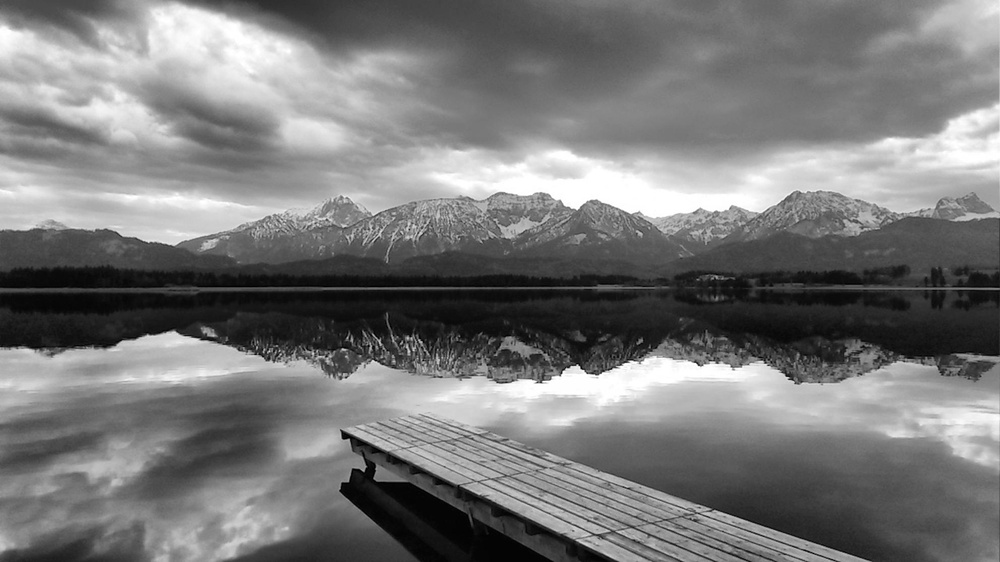
#> input picture Lab_2/image1.jpg, 1000 x 562 px, shrunk from 1984 x 1116 before the run
$ jupyter execute Q4.ipynb
#> lines starting #> are read from the running program, lines starting #| are printed output that depends on the picture
[cell 1]
import cv2
import numpy as np
import matplotlib.pyplot as plt

[cell 2]
# 1. Load the image and convert to grayscale
img_path = r"../image1.jpg"
orig = cv2.imread(img_path, cv2.IMREAD_COLOR)
#> orig is the input picture: shape (562, 1000, 3); min 0, max 255, mean 120.7
if orig is None:
    raise FileNotFoundError(f"Could not load {img_path}")
gray = cv2.cvtColor(orig, cv2.COLOR_BGR2GRAY)

[cell 3]
# 2. Add salt & pepper noise
def salt_pepper_noise(image, amount=0.05):
    """
    Adds salt & pepper noise to a grayscale image.
    amount: fraction of pixels to be noised.
    """
#> called with amount = 0.05
    out = image.copy()
    num_pixels = int(amount * image.size)
#> num_pixels = 28100
    # Salt (255)
    coords = [np.random.randint(0, i, num_pixels) for i in image.shape]
    out[coords[0], coords[1]] = 255
    # Pepper (0)
    coords = [np.random.randint(0, i, num_pixels) for i in image.shape]
    out[coords[0], coords[1]] = 0
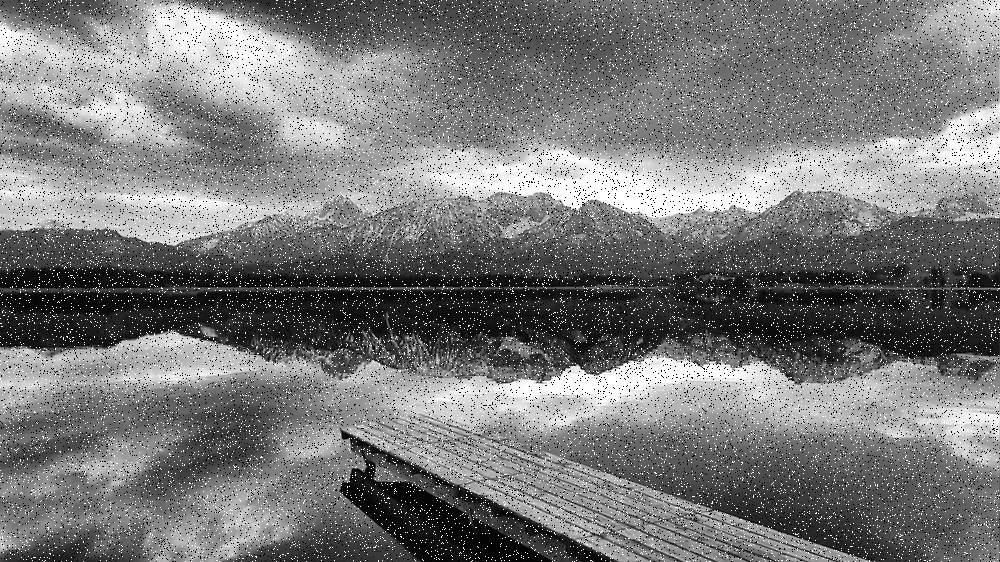
#> out: shape (562, 1000); min 0, max 255, mean 121
    return out

noisy = salt_pepper_noise(gray, amount=0.05)

[cell 4]
# 3. Apply non‐linear filters
# 3×3, 5×5, 7×7 median filters
med3 = cv2.medianBlur(noisy, 3)
med5 = cv2.medianBlur(noisy, 5)
med7 = cv2.medianBlur(noisy, 7)

# Morphological filters with a 5×5 structuring element
kernel = cv2.getStructuringElement(cv2.MORPH_RECT, (5,5))
eroded  = cv2.erode(noisy, kernel)
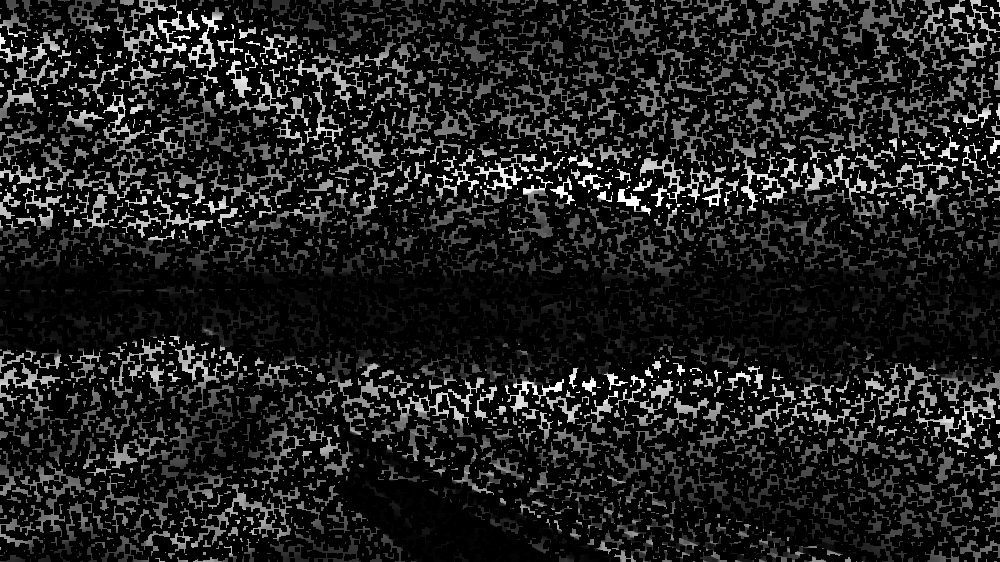
#> eroded: shape (562, 1000); min 0, max 255, mean 30.8
dilated = cv2.dilate(noisy, kernel)
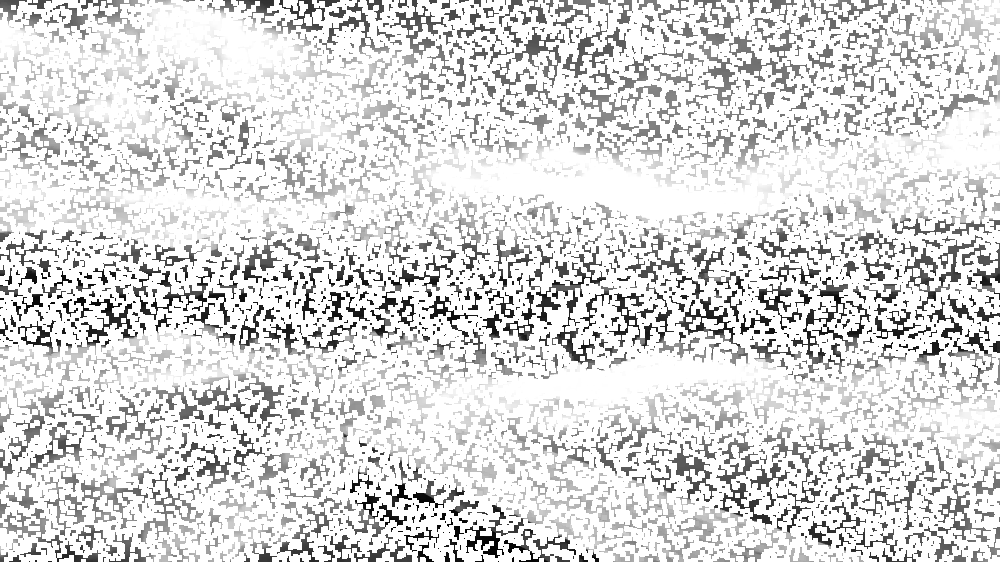
#> dilated: shape (562, 1000); min 4, max 255, mean 217.9
opening = cv2.morphologyEx(noisy, cv2.MORPH_OPEN,  kernel)
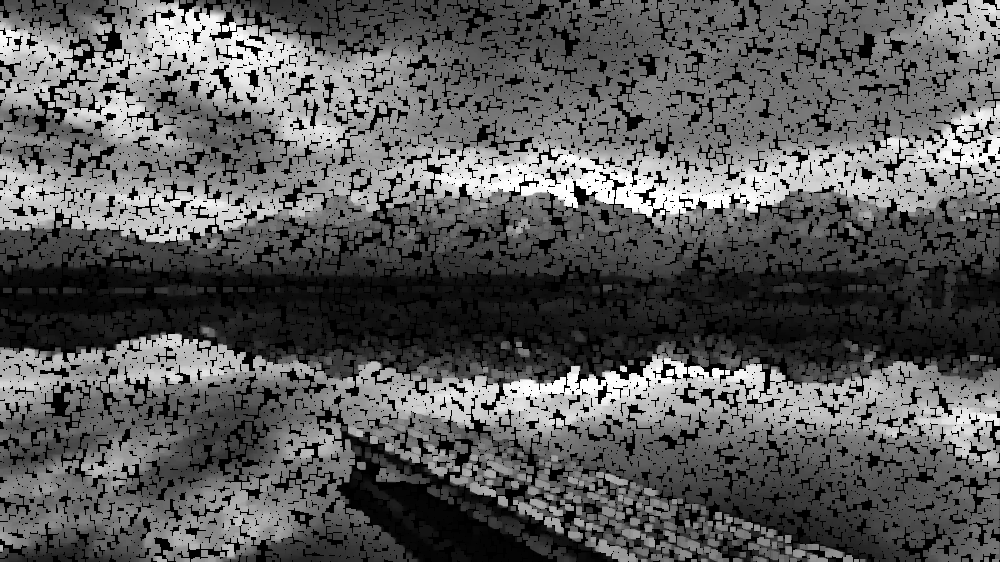
#> opening: shape (562, 1000); min 0, max 255, mean 91.6
closing = cv2.morphologyEx(noisy, cv2.MORPH_CLOSE, kernel)
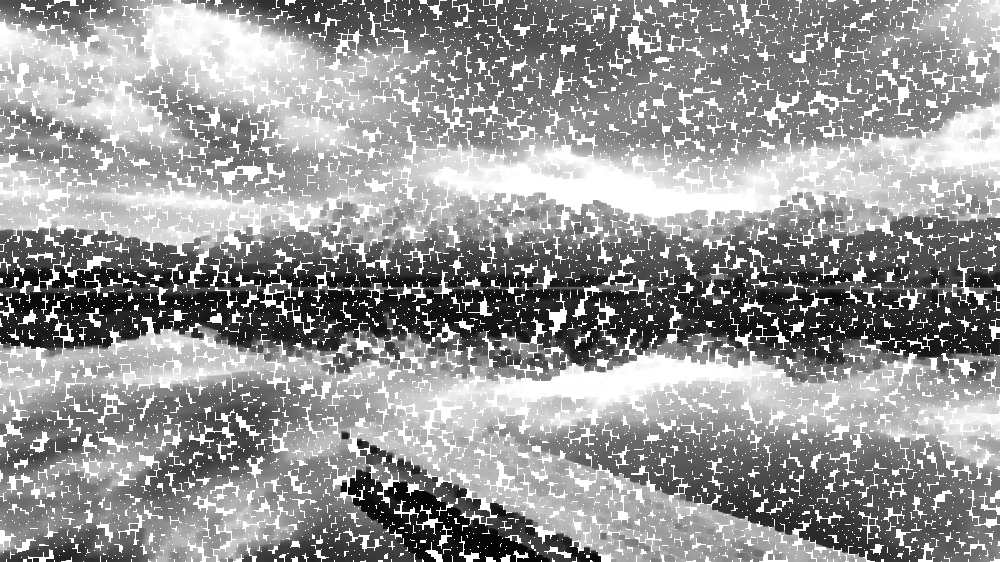
#> closing: shape (562, 1000); min 4, max 255, mean 149.5

[cell 5]
# 4. Prepare results dictionary
results = {
    "Original Gray": gray,
    "Noisy (S&P)": noisy,
    "Median 3×3":     med3,
    "Median 5×5":     med5,
    "Median 7×7":     med7,
    "Erosion":        eroded,
    "Dilation":       dilated,
    "Opening":        opening,
    "Closing":        closing,
}

# 5. Display each result full‐size
for title, out in results.items():
    plt.figure(figsize=(8,8))
    plt.imshow(out, cmap='gray')
    plt.title(title, fontsize=16)
    plt.axis('off')
    plt.show()
#> this loop made 9 passes
#> title on passes 1 to 9: 'Original Gray', 'Noisy (S&P)', 'Median 3×3', 'Median 5×5', 'Median 7×7', 'Erosion', 'Dilation', 'Opening', 'Closing'

$ run again, with Lab_2/image2.jpg copied over Lab_2/image1.jpg
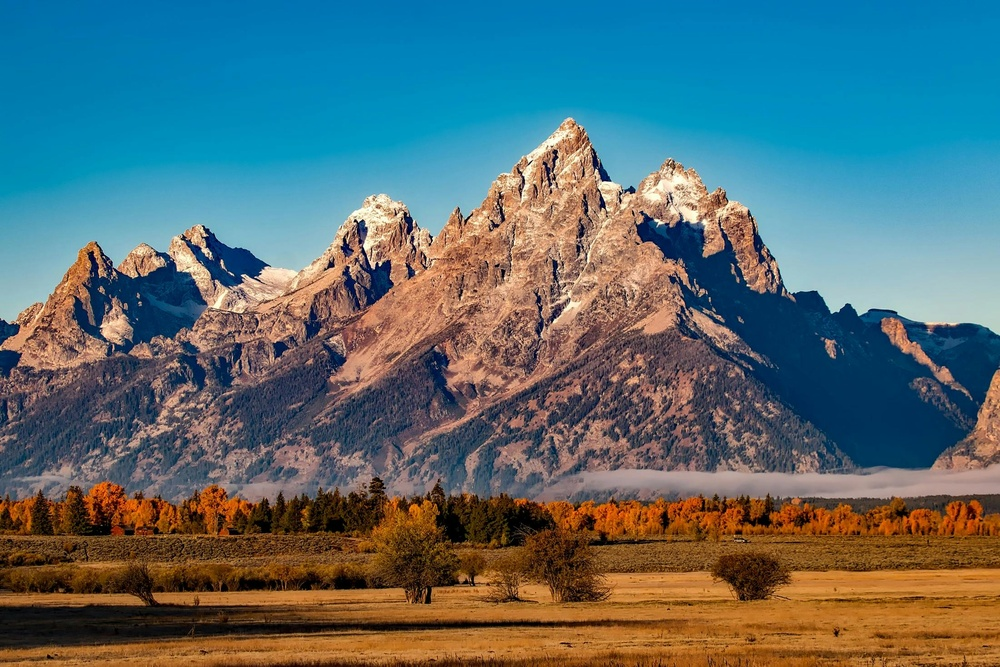
#> input picture Lab_2/image2.jpg, 1000 x 667 px, shrunk from 2201 x 1467 before the run
#> orig is the input picture: shape (667, 1000, 3); mean B, G, R 112.8, 108.7, 86.3
#> `opening = cv2.morphologyEx(noisy, cv2.MORPH_OPEN,  kernel)`:
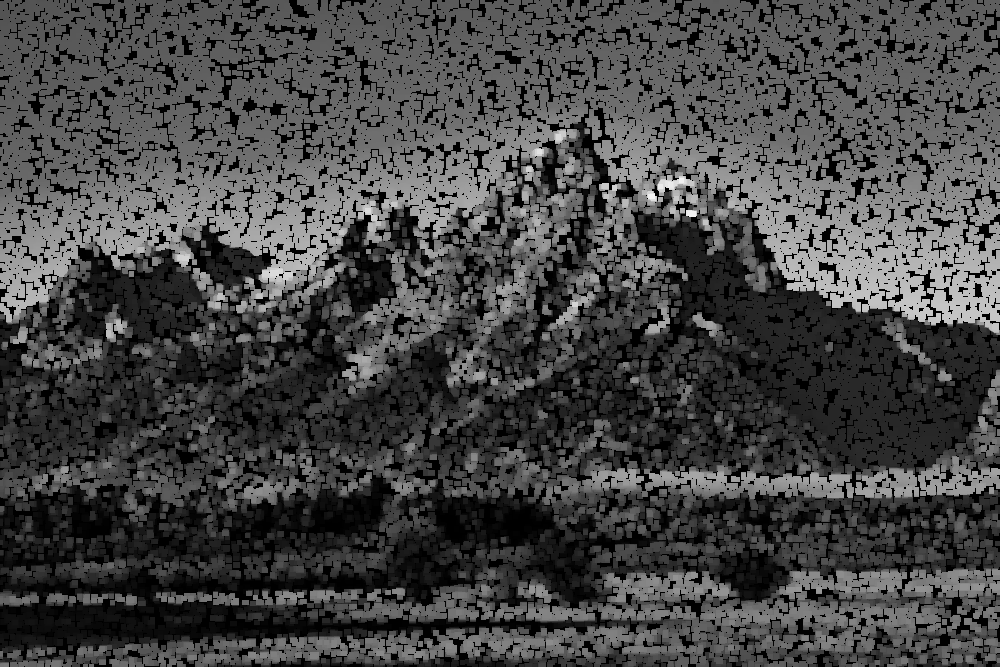
#> opening: shape (667, 1000); min 0, max 242, mean 69.6
#> `closing = cv2.morphologyEx(noisy, cv2.MORPH_CLOSE, kernel)`:
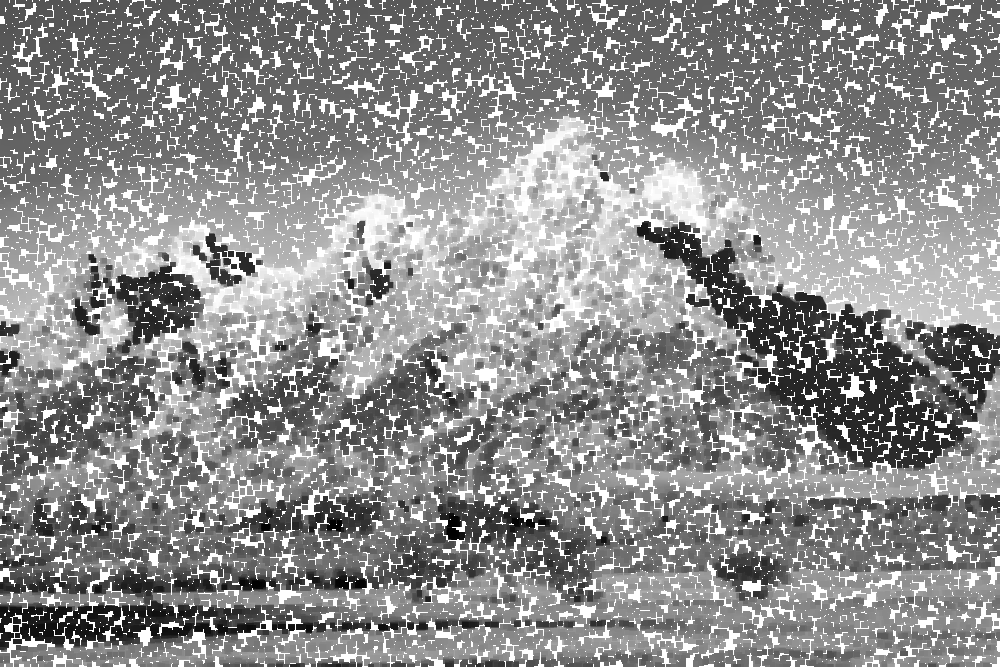
#> closing: shape (667, 1000); min 1, max 255, mean 142.5
#> the loop `for title, out in results.items():` made 9 passes
#> title on passes 1 to 8: 'Original Gray', 'Noisy (S&P)', 'Median 3×3', 'Median 5×5', 'Median 7×7', 'Erosion', 'Dilation', 'Opening'
